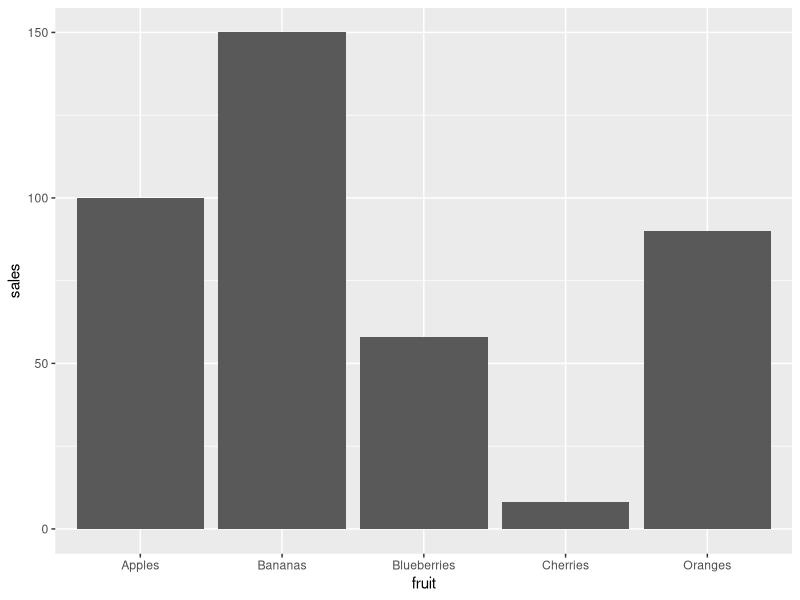

Here is the R script that generated this plot: (Note: this script raises an error after producing the figure.)
#### Exercise 4.1: Create a function `categorize_sales_as_color` which takes a number, and returns a string 'red','orange' or 'green' based on some logic. 

library(ggplot2)
library(purrr)
fruit_data <- data.frame(
  fruit = c("Apples", "Bananas", "Cherries", "Blueberries", "Oranges"),
  sales = c(100, 150, 8, 58, 90)
)
ggplot(data = fruit_data, aes(x = fruit, y = sales)) + 
  geom_col()

# START your code here. Maybe start with some 'testing prints'?

categorize_and_color <- ....

# END your code here.

# an no we will use your function to add a column and then use that in the graph.
fruit_data$sales_color <- map(fruit_data$sales, categorize_and_color)
ggplot(data = fruit_data, aes(x = fruit, 
                              y = sales,
                              fill = sales_color)) + 
  geom_col()
